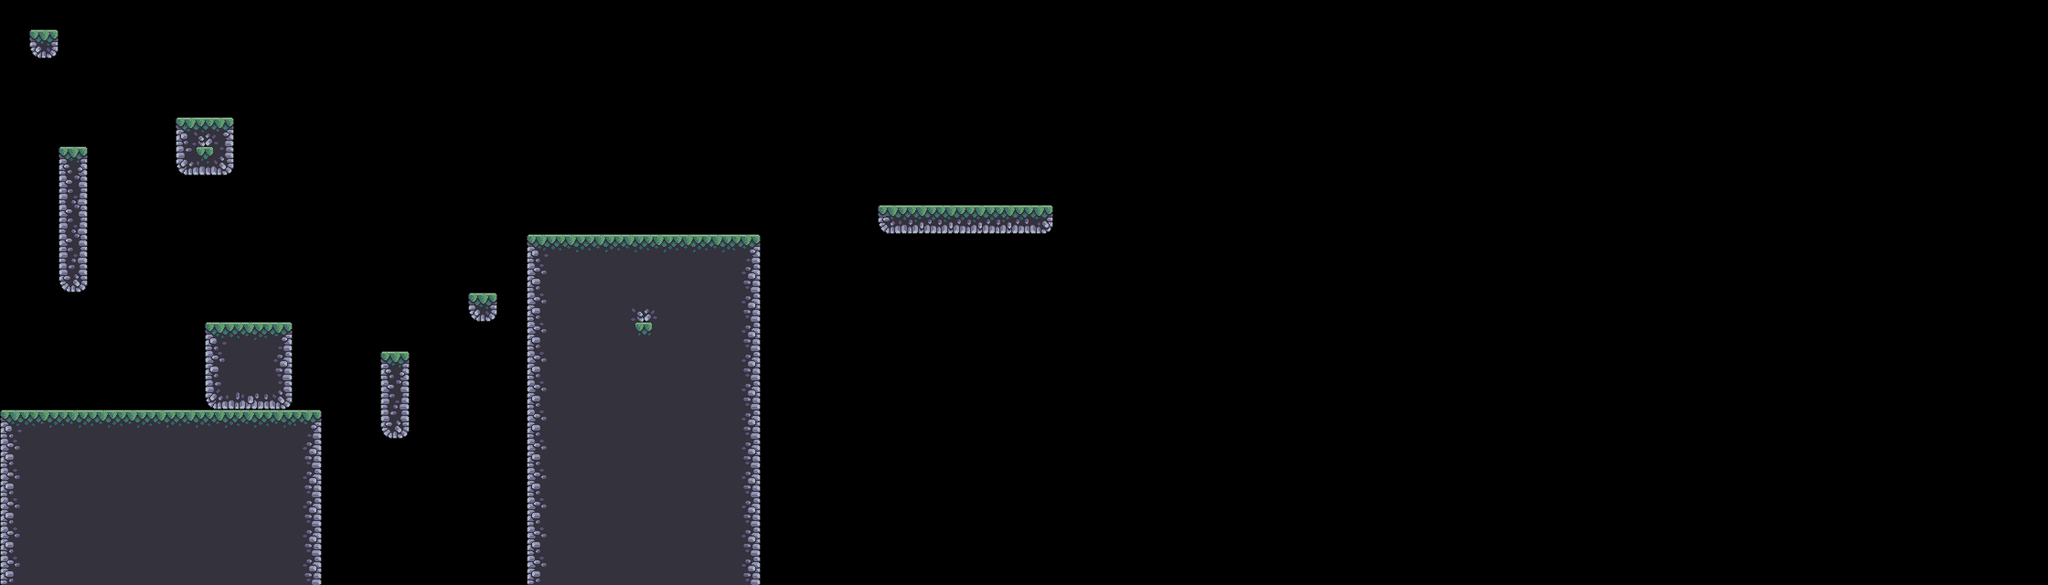

This game map was drawn from its Tiled (.tmx) file and the tilesets committed beside it. A one-line description and the full map source follow:
An orthogonal 70x20 tile map with 32x32 px tiles, 1 tile layer (World) and 3 objects.

<map version="1.10" tiledversion="1.10.2" orientation="orthogonal" renderorder="right-down" width="70" height="20" tilewidth="32" tileheight="32" infinite="0" nextlayerid="3" nextobjectid="12">
 <tileset firstgid="1" source="../Tilesets/Terrain (32x32).tsx" />
 <objectgroup id="2" name="Palms">
  <object id="9" x="704.366" y="191.999" width="63.0775" height="62.8009" />
  <object id="10" x="147.013" y="384.833" width="63.0775" height="62.8009" />
  <object id="11" x="244.763" y="289.833" width="63.0775" height="62.8009" />
 </objectgroup>
 <layer id="1" name="World" width="70" height="20">
  <data encoding="csv">
0,0,0,0,0,0,0,0,0,0,0,0,0,0,0,0,0,0,0,0,0,0,0,0,0,0,0,0,0,0,0,0,0,0,0,0,0,0,0,0,0,0,0,0,0,0,0,0,0,0,0,0,0,0,0,0,0,0,0,0,0,0,0,0,0,0,0,0,0,0,
0,73,0,0,0,0,0,0,0,0,0,0,0,0,0,0,0,0,0,0,0,0,0,0,0,0,0,0,0,0,0,0,0,0,0,0,0,0,0,0,0,0,0,0,0,0,0,0,0,0,0,0,0,0,0,0,0,0,0,0,0,0,0,0,0,0,0,0,0,0,
0,0,0,0,0,0,0,0,0,0,0,0,0,0,0,0,0,0,0,0,0,0,0,0,0,0,0,0,0,0,0,0,0,0,0,0,0,0,0,0,0,0,0,0,0,0,0,0,0,0,0,0,0,0,0,0,0,0,0,0,0,0,0,0,0,0,0,0,0,0,
0,0,0,0,0,0,0,0,0,0,0,0,0,0,0,0,0,0,0,0,0,0,0,0,0,0,0,0,0,0,0,0,0,0,0,0,0,0,0,0,0,0,0,0,0,0,0,0,0,0,0,0,0,0,0,0,0,0,0,0,0,0,0,0,0,0,0,0,0,0,
0,0,0,0,0,0,67,68,0,0,0,0,0,0,0,0,0,0,0,0,0,0,0,0,0,0,0,0,0,0,0,0,0,0,0,0,0,0,0,0,0,0,0,0,0,0,0,0,0,0,0,0,0,0,0,0,0,0,0,0,0,0,0,0,0,0,0,0,0,0,
0,0,5,0,0,0,84,85,0,0,0,0,0,0,0,0,0,0,0,0,0,0,0,0,0,0,0,0,0,0,0,0,0,0,0,0,0,0,0,0,0,0,0,0,0,0,0,0,0,0,0,0,0,0,0,0,0,0,0,0,0,0,0,0,0,0,0,0,0,0,
0,0,22,0,0,0,0,0,0,0,0,0,0,0,0,0,0,0,0,0,0,0,0,0,0,0,0,0,0,0,0,0,0,0,0,0,0,0,0,0,0,0,0,0,0,0,0,0,0,0,0,0,0,0,0,0,0,0,0,0,0,0,0,0,0,0,0,0,0,0,
0,0,22,0,0,0,0,0,0,0,0,0,0,0,0,0,0,0,0,0,0,0,0,0,0,0,0,0,0,0,69,70,70,70,70,71,0,0,0,0,0,0,0,0,0,0,0,0,0,0,0,0,0,0,0,0,0,0,0,0,0,0,0,0,0,0,0,0,0,0,
0,0,22,0,0,0,0,0,0,0,0,0,0,0,0,0,0,0,1,2,2,2,2,2,2,3,0,0,0,0,0,0,0,0,0,0,0,0,0,0,0,0,0,0,0,0,0,0,0,0,0,0,0,0,0,0,0,0,0,0,0,0,0,0,0,0,0,0,0,0,
0,0,39,0,0,0,0,0,0,0,0,0,0,0,0,0,0,0,18,19,19,19,19,19,19,20,0,0,0,0,0,0,0,0,0,0,0,0,0,0,0,0,0,0,0,0,0,0,0,0,0,0,0,0,0,0,0,0,0,0,0,0,0,0,0,0,0,0,0,0,
0,0,0,0,0,0,0,0,0,0,0,0,0,0,0,0,73,0,18,19,19,7,8,19,19,20,0,0,0,0,0,0,0,0,0,0,0,0,0,0,0,0,0,0,0,0,0,0,0,0,0,0,0,0,0,0,0,0,0,0,0,0,0,0,0,0,0,0,0,0,
0,0,0,0,0,0,0,1,2,3,0,0,0,0,0,0,0,0,18,19,19,24,25,19,19,20,0,0,0,0,0,0,0,0,0,0,0,0,0,0,0,0,0,0,0,0,0,0,0,0,0,0,0,0,0,0,0,0,0,0,0,0,0,0,0,0,0,0,0,0,
0,0,0,0,0,0,0,18,19,20,0,0,0,5,0,0,0,0,18,19,19,19,19,19,19,20,0,0,0,0,0,0,0,0,0,0,0,0,0,0,0,0,0,0,0,0,0,0,0,0,0,0,0,0,0,0,0,0,0,0,0,0,0,0,0,0,0,0,0,0,
0,0,0,0,0,0,0,35,36,37,0,0,0,22,0,0,0,0,18,19,19,19,19,19,19,20,0,0,0,0,0,0,0,0,0,0,0,0,0,0,0,0,0,0,0,0,0,0,0,0,0,0,0,0,0,0,0,0,0,0,0,0,0,0,0,0,0,0,0,0,
1,2,2,2,2,2,2,2,2,2,3,0,0,39,0,0,0,0,18,19,19,19,19,19,19,20,0,0,0,0,0,0,0,0,0,0,0,0,0,0,0,0,0,0,0,0,0,0,0,0,0,0,0,0,0,0,0,0,0,0,0,0,0,0,0,0,0,0,0,0,
18,19,19,19,19,19,19,19,19,19,20,0,0,0,0,0,0,0,18,19,19,19,19,19,19,20,0,0,0,0,0,0,0,0,0,0,0,0,0,0,0,0,0,0,0,0,0,0,0,0,0,0,0,0,0,0,0,0,0,0,0,0,0,0,0,0,0,0,0,0,
18,19,19,19,19,19,19,19,19,19,20,0,0,0,0,0,0,0,18,19,19,19,19,19,19,20,0,0,0,0,0,0,0,0,0,0,0,0,0,0,0,0,0,0,0,0,0,0,0,0,0,0,0,0,0,0,0,0,0,0,0,0,0,0,0,0,0,0,0,0,
18,19,19,19,19,19,19,19,19,19,20,0,0,0,0,0,0,0,18,19,19,19,19,19,19,20,0,0,0,0,0,0,0,0,0,0,0,0,0,0,0,0,0,0,0,0,0,0,0,0,0,0,0,0,0,0,0,0,0,0,0,0,0,0,0,0,0,0,0,0,
18,19,19,19,19,19,19,19,19,19,20,0,0,0,0,0,0,0,18,19,19,19,19,19,19,20,0,0,0,0,0,0,0,0,0,0,0,0,0,0,0,0,0,0,0,0,0,0,0,0,0,0,0,0,0,0,0,0,0,0,0,0,0,0,0,0,0,0,0,0,
18,19,19,19,19,19,19,19,19,19,20,0,0,0,0,0,0,0,18,19,19,19,19,19,19,20,0,0,0,0,0,0,0,0,0,0,0,0,0,0,0,0,0,0,0,0,0,0,0,0,0,0,0,0,0,0,0,0,0,0,0,0,0,0,0,0,0,0,0,0
</data>
 </layer>
</map>
